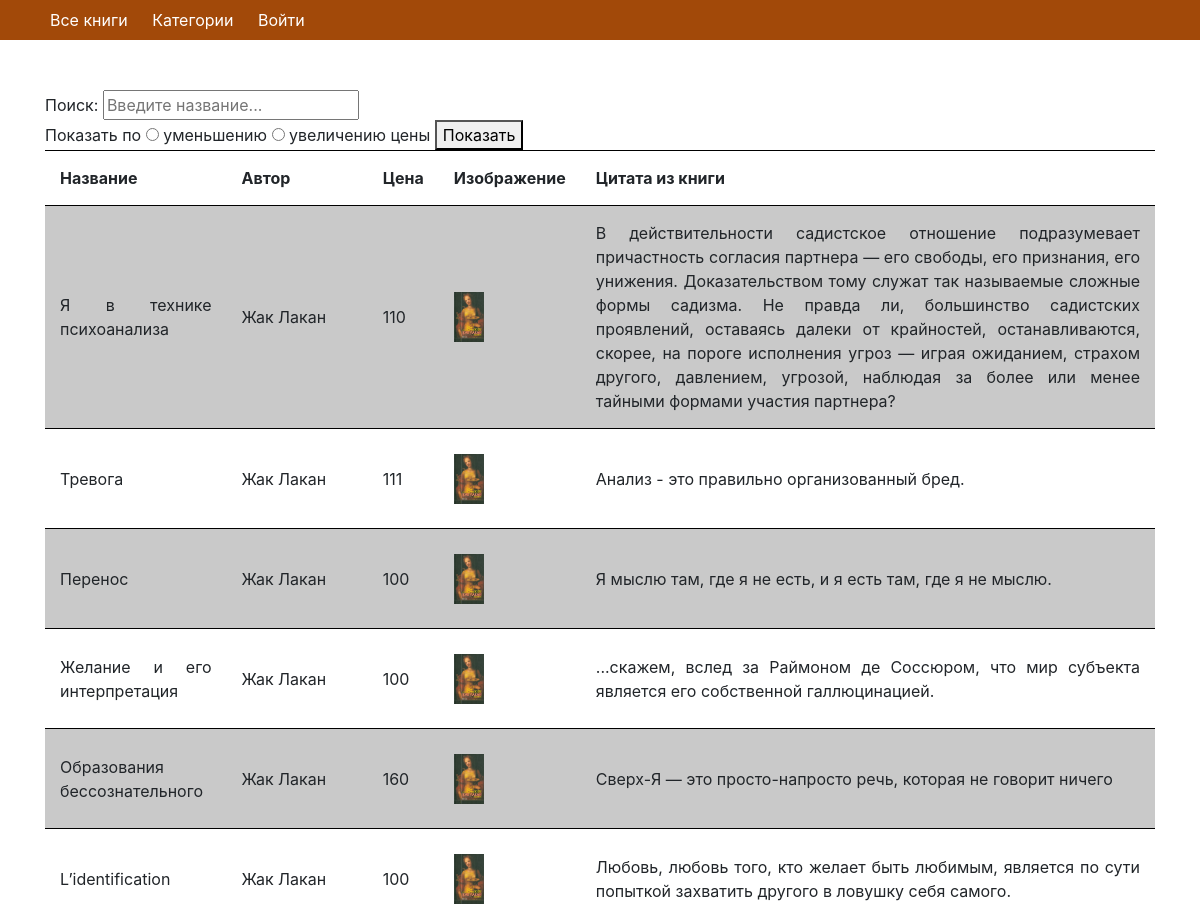
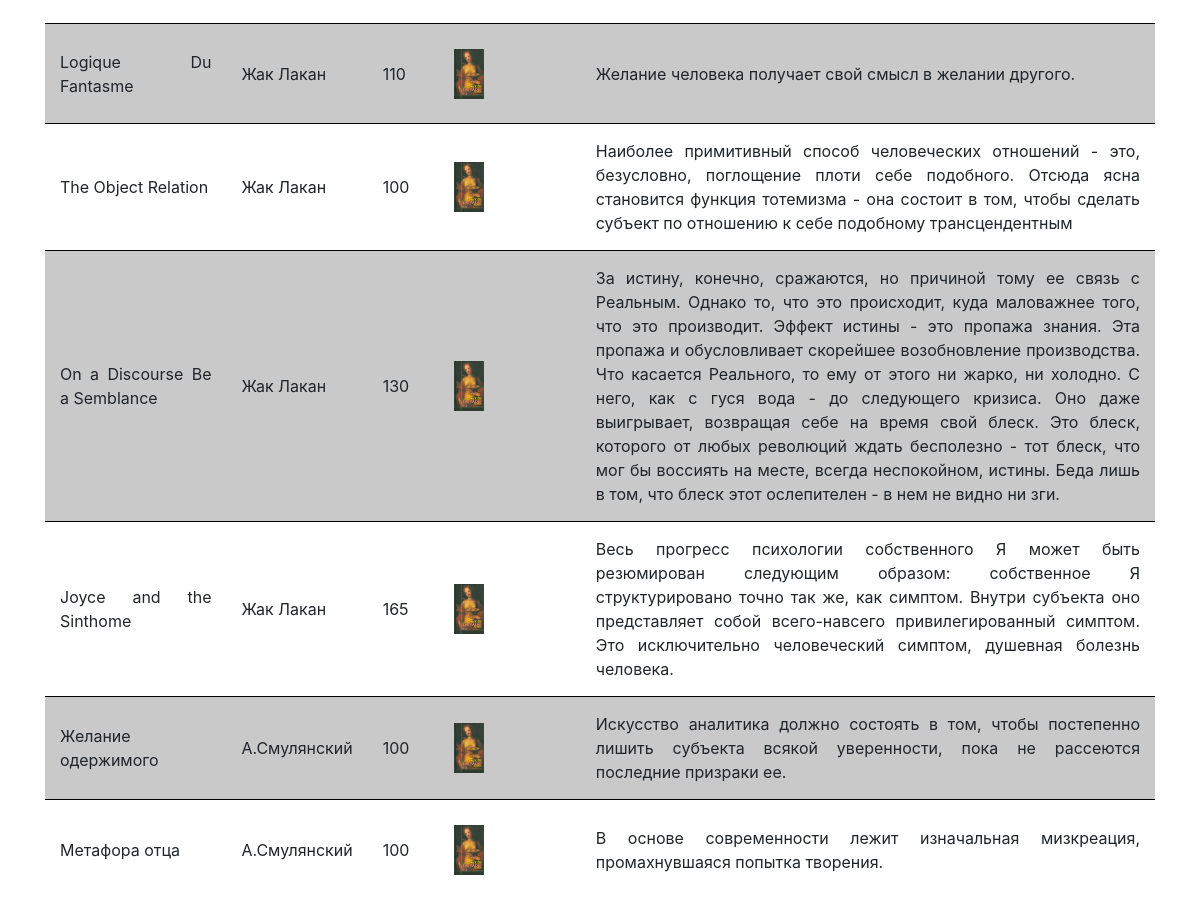
/book/table, run on the app's committed database (2 pictures, top to bottom).
### tables this page shows
CREATE TABLE `book` (
  `id` int(11) NOT NULL,
  `name` varchar(50) NOT NULL,
  `author` varchar(50) NOT NULL,
  `cost` int(11) NOT NULL,
  `date` timestamp NOT NULL DEFAULT CURRENT_TIMESTAMP,
  `img` varchar(50) DEFAULT NULL,
  `second_id` int(11) NOT NULL
);

CREATE TABLE `description` (
  `id` int(11) NOT NULL,
  `book_id` int(50) NOT NULL,
  `description` text NOT NULL
);

### core/View.php (called while the page is built, shortened)
<?php
	class View
	{
		public function render(Page $page) {
			return $this->renderLayout($page, $this->renderView($page));
		}
		private function renderLayout(Page $page, $content) {
			$layoutPath = $_SERVER['DOCUMENT_ROOT'] . "/project/layouts/{$page->layout}.php";
			if (file_exists($layoutPath)) {
				return ob_get_clean();
			} else {
				echo "Не найден файл с лейаутом по пути $layoutPath"; die();
			}
		}
		private function renderView(Page $page) {
			if ($page->view) {
				$viewPath = $_SERVER['DOCUMENT_ROOT'] . "/project/views/{$page->view}.php";
				if (file_exists($viewPath)) {
						$data = $page->data;
						extract($data);
						include $viewPath;
					return ob_get_clean();
				} else {
					echo "Не найден файл с представлением по пути $viewPath"; die();
				}
			}
		}
	}

### core/Model.php (called while the page is built, shortened)
<?php
    abstract class Model {
        public function __construct() {
            $this->db = new Db;
        }
    }

### project/lib/Db.php (called while the page is built, shortened)
<?php
class Db {
    protected $db;
    public function __construct() {
        $this->db = new PDO('mysql:host='.DB_HOST.';dbname='.DB_NAME.'', DB_USER, DB_PASS);
    }
    public function query($sql, $params = []) {
        $stmt = $this->db->prepare($sql);
        $stmt->execute();
    return $stmt;
    }
    public function row($sql, $params = []) {
        $result = $this->query($sql, $params);
        return $result->fetchAll(PDO::FETCH_ASSOC);
    }
}

### project/models/Book.php (called while the page is built, shortened)
<?php
class Book extends Model {
    public function getBooks() {
        return $this->db->row('SELECT * FROM book');
    }
    public function getDescr() {
        return $this->db->row('SELECT * FROM description');
    }
}

### project/controllers/BookController.php (called while the page is built, shortened)
<?php
class BookController extends Controller
{
    public function table() {
        $list = (new Book)->getDescr();
        $books = (new Book())->getBooks();
        return $this->render('book/table',[
            'list'=>$list,
            'books'=>$books,
        ]);
    }
}

### core/Dispatcher.php (called while the page is built, shortened)
<?php
	class Dispatcher
	{
		public function getPage(Track $track)
		{
			$className = ucfirst($track->controller) . 'Controller';
			$fullName = "\\Project\\Controllers\\$className";
			try {
				$controller = new $fullName;
				if (method_exists($controller, $track->action)) {
					$result = $controller->{$track->action}($track->params);
					if ($result) {
						return $result;
					} else {
						return new Page('default');
					}
				} else {
					echo "Метод <b>{$track->action}</b> не найден в классе $fullName."; die();
				}
			} catch (\Exception $error) {
				echo $error->getMessage(); die();
			}
		}
	}

### project/views/book/table.php (the view, shortened to what this page needs)
<div class="container">
    Поиск: <input type="text" placeholder="Введите название..." id="input" onkeyup="searchFunc()">
    Показать по  <input type="radio" name="cost" value="2"> уменьшению  <input name="cost" type="radio" value="1"> увеличению цены
    <button onclick="sortTable()">Показать</button>
<table id="table_sort">
    <thead>
    <th>Название</th>
    <th>Автор</th>
    <th class="cost">Цена</th>
    <th>Изображение</th>
    <th>Цитата из книги</th>
    </thead>
    <tbody>
    <?php for($i = 0;$i < count($books);$i ++):?>
    <tr>
        <td class="tablecart"><?=$books[$i]['name']?></td>
        <td class="tablecart"><?=$books[$i]['author']?></td>
        <td class="tablecart "><?=$books[$i]['cost']?></td>
        <td class="tablecart"><img src="/project/webroot/img/<?=$books[$i]['img']?>" alt=""></td>
        <td class="tablecart"><?=$list[$i]['description']?></td>
    </tr>
    <?php endfor;?>
    </tbody>
</table>
</div>

### project/webroot/css/style.css (style rules this page uses)
*, *::before, *::after { box-sizing: border-box; }
body, h1, h2, h3, h4, p, ul[class], ol[class], li, figure, figcaption, blockquote, dl, dd { margin: 0; }
img { max-width: 100%; height: 350px; display: block; }
input, button, textarea, select { font: inherit; }
.container { margin: 50px 50px; }
thead th { padding: 15px; background-color: white; }
table td { padding: 15px; text-align: justify; }
table tr:nth-of-type(2n-1) { background-color: #c9c9c9; border-bottom: 1px solid black; border-top: 1px solid black; }
.tablecart { height: 100px; }
.tablecart img { width: 30px; height: 50px; }

### data on the page
book: name "Я в технике психоанализа", author "Жак Лакан", cost "110", img (picture)
description: description "В действительности садистское отношение подразумевает причастность согласия партнера — его свободы, его признания, его унижения. Доказательством тому служат так называемые сложные формы садизма. Не правда ли, большинство садистских проявлений, оставаясь далеки от крайностей, останавливаются, скорее, на пороге исполнения угроз — играя ожиданием, страхом другого, давлением, угрозой, наблюдая за более или менее тайными формами участия партнера?"
book: name "Тревога", author "Жак Лакан", cost "111", img (picture)
description: description "Анализ - это правильно организованный бред."
book: name "Перенос", author "Жак Лакан", cost "100", img (picture)
description: description "Я мыслю там, где я не есть, и я есть там, где я не мыслю."
book: name "Желание и его интерпретация", author "Жак Лакан", cost "100", img (picture)
description: description "...скажем, вслед за Раймоном де Соссюром, что мир субъекта является его собственной галлюцинацией."
book: name "Образования бессознательного", author "Жак Лакан", cost "160", img (picture)
description: description "Сверх-Я — это просто-напросто речь, которая не говорит ничего"
book: name "L’identification", author "Жак Лакан", cost "100", img (picture)
description: description "Любовь, любовь того, кто желает быть любимым, является по сути попыткой захватить другого в ловушку себя самого."
book: name "Logique Du Fantasme", author "Жак Лакан", cost "110", img (picture)
description: description "Желание человека получает свой смысл в желании другого."
book: name "The Object Relation", author "Жак Лакан", cost "100", img (picture)
description: description "Наиболее примитивный способ человеческих отношений - это, безусловно, поглощение плоти себе подобного. Отсюда ясна становится функция тотемизма - она состоит в том, чтобы сделать субъект по отношению к себе подобному трансцендентным"
book: name "On a Discourse Be a Semblance", author "Жак Лакан", cost "130", img (picture)
description: description "За истину, конечно, сражаются, но причиной тому ее связь с Реальным. Однако то, что это происходит, куда маловажнее того, что это производит. Эффект истины - это пропажа знания. Эта пропажа и обусловливает скорейшее возобновление производства. Что касается Реального, то ему от этого ни жарко, ни холодно. С него, как с гуся вода - до следующего кризиса. Оно даже выигрывает, возвращая себе на время свой блеск. Это блеск, которого от любых революций ждать бесполезно - тот блеск, что мог бы воссиять на месте, всегда неспокойном, истины. Беда лишь в том, что блеск этот ослепителен - в нем не видно ни зги."
book: name "Joyce and the Sinthome", author "Жак Лакан", cost "165", img (picture)
description: description "Весь прогресс психологии собственного Я может быть резюмирован следующим образом: собственное Я структурировано точно так же, как симптом. Внутри субъекта оно представляет собой всего-навсего привилегированный симптом. Это исключительно человеческий симптом, душевная болезнь человека."
book: name "Желание одержимого", author "А.Смулянский", cost "100", img (picture)
description: description "Искусство аналитика должно состоять в том, чтобы постепенно лишить субъекта всякой уверенности, пока не рассеются последние призраки ее."
book: name "Метафора отца", author "А.Смулянский", cost "100", img (picture)
description: description "В основе современности лежит изначальная мизкреация, промахнувшаяся попытка творения."
